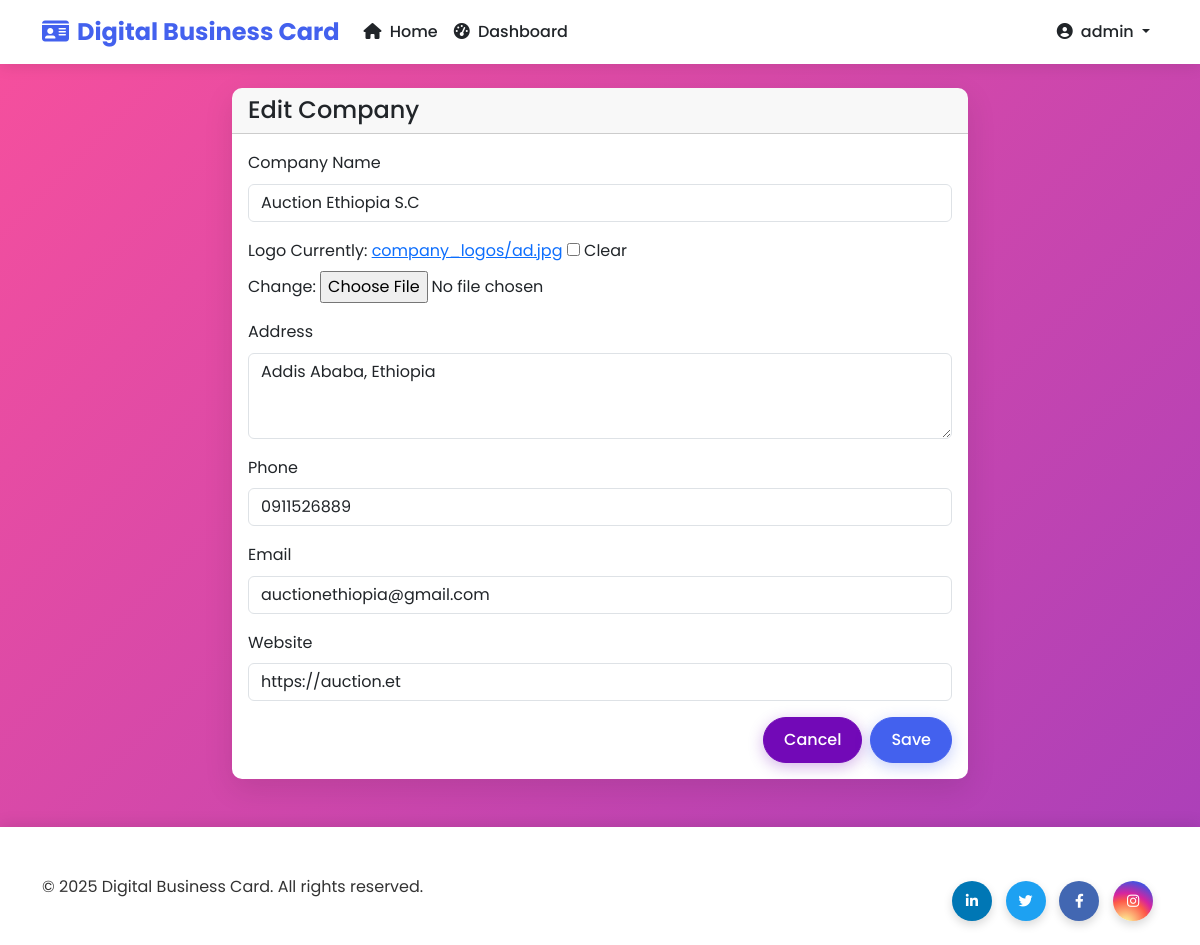
/dashboard/companies/1/edit/ (signed in), run on the app's committed database.
### cards/models.py (models this page shows, shortened)
class Company(models.Model):
    name = models.CharField(max_length=100)
    logo = models.ImageField(upload_to='company_logos/', blank=True)
    address = models.CharField(max_length=200, blank=True)
    phone = models.CharField(max_length=20, blank=True)
    email = models.EmailField(blank=True)
    website = models.URLField(blank=True)
    created_at = models.DateTimeField(auto_now_add=True)
    class Meta:
        verbose_name_plural = "Companies"

### cards/views.py (the view)
# urls.py: path('dashboard/companies/<int:pk>/edit/', views.company_edit, name='company_edit'),
@login_required
def company_edit(request, pk):
    company = get_object_or_404(Company, pk=pk)
    if request.method == 'POST':
        form = CompanyForm(request.POST, request.FILES, instance=company)
        if form.is_valid():
            form.save()
            messages.success(request, 'Company updated successfully!')
            return redirect('company_list')
    else:
        form = CompanyForm(instance=company)
    context = {
        'form': form,
        'title': 'Edit Company'
    }
    return render(request, 'cards/company_form.html', context)

### cards/views.py
class CompanyForm(ModelForm):
    class Meta:
        model = Company
        fields = ['name', 'logo', 'address', 'phone', 'email', 'website']
        widgets = {
            'name': TextInput(attrs={'class': 'form-control'}),
            'address': Textarea(attrs={'class': 'form-control', 'rows': 3}),
            'phone': TextInput(attrs={'class': 'form-control'}),
            'email': EmailInput(attrs={'class': 'form-control'}),
            'website': URLInput(attrs={'class': 'form-control'}),
        }

### cards/templates/cards/company_form.html (shortened to what this page needs)
{% extends 'cards/base.html' %}
{% block content %}
<div class="row justify-content-center">
    <div class="col-md-8">
        <div class="card">
            <div class="card-header">
                <h1 class="h4 mb-0">{{ title }}</h1>
            </div>
            <div class="card-body">
                <form method="post" enctype="multipart/form-data">
                    <div class="mb-3">
                        <label for="{{ form.name.id_for_label }}" class="form-label">Company Name</label>
                        {{ form.name }}
                    </div>
                    <div class="mb-3">
                        <label for="{{ form.logo.id_for_label }}" class="form-label">Logo</label>
                        {{ form.logo }}
                    </div>
                    <div class="mb-3">
                        <label for="{{ form.address.id_for_label }}" class="form-label">Address</label>
                        {{ form.address }}
                    </div>
                    <div class="mb-3">
                        <label for="{{ form.phone.id_for_label }}" class="form-label">Phone</label>
                        {{ form.phone }}
                    </div>
                    <div class="mb-3">
                        <label for="{{ form.email.id_for_label }}" class="form-label">Email</label>
                        {{ form.email }}
                    </div>
                    <div class="mb-3">
                        <label for="{{ form.website.id_for_label }}" class="form-label">Website</label>
                        {{ form.website }}
                    </div>
                    <div class="d-grid gap-2 d-md-flex justify-content-md-end">
                        <a href="{% url 'company_list' %}" class="btn btn-secondary">Cancel</a>
                        <button type="submit" class="btn btn-primary">Save</button>
                    </div>
                </form>
            </div>
        </div>
    </div>
</div>
{% endblock %}

### cards/templates/cards/base.html (shortened to what this page needs)
<!DOCTYPE html>
<html lang="en">
<head>
    <link href="https://cdn.jsdelivr.net/npm/bootstrap@5.3.0-alpha1/dist/css/bootstrap.min.css" rel="stylesheet">
    <link rel="stylesheet" href="https://cdnjs.cloudflare.com/ajax/libs/font-awesome/6.1.1/css/all.min.css">
    <link href="https://unpkg.com/aos@2.3.1/dist/aos.css" rel="stylesheet">
    {% load static %}
    <link rel="stylesheet" href="{% static 'cards/css/style.css' %}">
</head>
<body>
    <nav class="navbar navbar-expand-lg navbar-light mb-4 sticky-top">
        <div class="container">
            <a class="navbar-brand" href="{% url 'home' %}">
                <i class="fas fa-id-card me-2"></i>Digital Business Card
            </a>
            <div class="collapse navbar-collapse" id="navbarNav">
                <ul class="navbar-nav me-auto">
                    <li class="nav-item">
                        <a class="nav-link" href="{% url 'home' %}"><i class="fas fa-home me-1"></i> Home</a>
                    </li>
                    {% if user.is_authenticated %}
                    <li class="nav-item">
                        <a class="nav-link" href="{% url 'dashboard' %}"><i class="fas fa-tachometer-alt me-1"></i> Dashboard</a>
                    </li>
                    {% endif %}
                </ul>
                <ul class="navbar-nav">
                    {% if user.is_authenticated %}
                    <li class="nav-item dropdown">
                        <a class="nav-link dropdown-toggle" href="#" id="navbarDropdown" role="button" data-bs-toggle="dropdown">
                            <i class="fas fa-user-circle me-1"></i> {{ user.username }}
                        </a>
                    </li>
                    {% else %}
                    <li class="nav-item">
                        <a class="nav-link btn btn-sm btn-primary text-white px-3" href="{% url 'login' %}"><i class="fas fa-sign-in-alt me-1"></i> Login</a>
                    </li>
                    {% endif %}
                </ul>
            </div>
        </div>
    </nav>
    <div class="container">
        {% block content %}{% endblock %}
    </div>
    <div class="position-fixed bottom-0 end-0 p-3" style="z-index: 11">
    </div>
    <footer class="mt-5 py-4">
        <div class="container">
            <div class="row align-items-center">
                <div class="col-md-6 text-center text-md-start">
                    <p class="mb-0">&copy; {% now "Y" %} Digital Business Card. All rights reserved.</p>
                </div>
                <div class="col-md-6 text-center text-md-end">
                    <div class="social-links small">
                        <a href="#" class="linkedin"><i class="fab fa-linkedin-in"></i></a>
                        <a href="#" class="twitter"><i class="fab fa-twitter"></i></a>
                        <a href="#" class="facebook"><i class="fab fa-facebook-f"></i></a>
                        <a href="#" class="instagram"><i class="fab fa-instagram"></i></a>
                    </div>
                </div>
            </div>
        </div>
    </footer>
</body>
</html>

### cards/static/cards/css/style.css (style rules this page uses)
:root { --primary-color: #4361ee; --primary-hover: #3a56d4; --secondary-color: #7209b7; --accent-color: #f72585; --light-color: #f8f9fa; --dark-color: #212529; --border-radius: 10px; --box-shadow: 0 10px 30px rgba(0, 0, 0, 0.1); --primary-rgb: 67, 97, 238; --success-rgb: 40, 167, 69; --info-rgb: 23, 162, 184; --warning-rgb: 255, 193, 7; --white: #ffffff; --btn-border-radius: 50px; --box-shadow-sm: 0 4px 15px rgba(0, 0, 0, 0.08); }
body { font-family: 'Poppins', sans-serif; background-color: #f9fafb; color: #333; line-height: 1.6; }
.navbar { box-shadow: 0 2px 15px rgba(0, 0, 0, 0.1); background-color: white !important; }
.navbar-brand { font-weight: 700; font-size: 1.5rem; color: var(--primary-color) !important; }
.nav-link { font-weight: 500; color: var(--dark-color) !important; transition: all 0.3s ease; }
.btn { border-radius: 50px; padding: 10px 20px; font-weight: 500; transition: all 0.3s ease; }
.btn-primary { background-color: var(--primary-color); border-color: var(--primary-color); box-shadow: 0 4px 15px rgba(67, 97, 238, 0.3); }
.btn-secondary { background-color: var(--secondary-color); border-color: var(--secondary-color); box-shadow: 0 4px 15px rgba(114, 9, 183, 0.3); }
.card { border-radius: var(--border-radius); border: none; box-shadow: var(--box-shadow); transition: transform 0.3s, box-shadow 0.3s; overflow: hidden; }
.social-links { margin-top: 30px; }
.social-links a { display: inline-block; width: 40px; height: 40px; line-height: 40px; text-align: center; border-radius: 50%; margin: 0 5px; color: white; transition: all 0.3s; box-shadow: 0 4px 10px rgba(0, 0, 0, 0.15); }
.linkedin { background-color: #0077B5; }
.twitter { background-color: #1DA1F2; }
.facebook { background-color: #4267B2; }
.instagram { background: radial-gradient(circle at 30% 107%, #fdf497 0%, #fdf497 5%, #fd5949 45%, #d6249f 60%, #285AEB 90%); }
footer { background-color: white; box-shadow: 0 -2px 15px rgba(0, 0, 0, 0.1); padding: 20px 0; }
.fade-in { animation: fadeIn 0.5s ease-in; }

### data on the page
Company: name "Auction Ethiopia S.C", address "Addis Ababa, Ethiopia", phone "0911526889", email "auctionethiopia@gmail.com", website "https://auction.et"

### other printed values
{{ user.username }} "admin"
{{ title }} "Edit Company"
